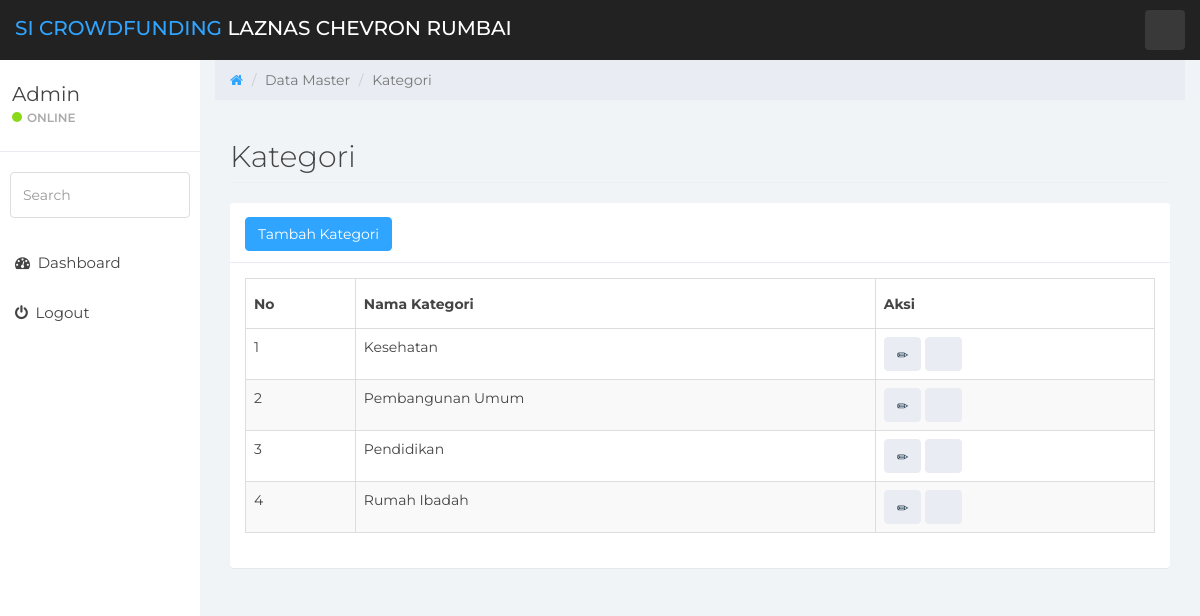
Page /index.php/kategori on the committed database.
### tables this page shows
CREATE TABLE `kategori` (
  `id_kategori` int(11) NOT NULL,
  `nama_kategori` varchar(20) NOT NULL
);

### application/libraries/Template.php (called while the page is built)
<?php if ( ! defined('BASEPATH')) exit('No direct script access allowed');
class Template {
		var $template_data = array();
		function set($name, $value)
		{
			$this->template_data[$name] = $value;
		}
		function load($template = '', $view = '' , $view_data = array(), $return = FALSE)
		{
			$this->CI =& get_instance();
			$this->set('contents', $this->CI->load->view($view, $view_data, TRUE));
			return $this->CI->load->view($template, $this->template_data, $return);
		}
}

### application/controllers/Kategori.php (called while the page is built, shortened)
<?php
class Kategori extends CI_Controller{
    function index(){
        $data['record'] = $this->model_kategori->tampil_data();
        $this->template->load('template','kategori/lihat_data',$data);
    }
}
  ?>

### index.php (called while the page is built, shortened)
<?php
require_once BASEPATH.'core/CodeIgniter.php';

### application/models/Model_kategori.php (called while the page is built, shortened)
<?php
class Model_kategori extends CI_Model{
    function tampil_data(){
        return $this->db->get('kategori');
    }
}
 ?>

### application/views/kategori/lihat_data.php (the view, shortened to what this page needs)
                <div class="row">
                    <ol class="breadcrumb">
		<li><a href="#">
				<em class="fa fa-home"></em>
			</a></li>
		<li class="active">Data Master</li>
		<li class="active">Kategori</li>
	</ol>
                    <div class="col-md-12">
                        <h2 class="page-header">
                           Kategori
                        </h2>
                    </div>
                </div>
                <div class="row">
                    <div class="col-md-12">
                        <div class="panel panel-default">
                            <div class="panel-heading">
                                 <button type="button" class="btn btn-primary" data-toggle="modal" data-target="#exampleModal">
  Tambah Kategori
</button>
                            </div>
                            <div class="panel-body">
                                <div class="table-responsive">
                                    <table class="table table-striped table-bordered table-hover" id="dataTables-example">
                                        <thead>
                                            <tr>
                                                <th>No</th>
                                                <th>Nama Kategori</th>
                                                <th>Aksi</th>
                                            </tr>
                                        </thead>
                                        <tbody>
                                        <?php $no=1; foreach ($record->result() as $r) { ?>
                                            <tr class="gradeU">
                                                <?php
                                                if($r->id_kategori == 1){
                                                    continue;
                                                }
                                                ?>
                                             <td><?php echo $no?></td>
                                               <td><?php echo $r->nama_kategori?></td>
                                                <td class="center">
                                                    <a title="Edit" class="btn btn-default" href="<?php echo site_url('kategori/edit/'.$r->id_kategori);?>"><span class="glyphicon glyphicon-pencil"></span></a>
                                                    <a title="Hapus" class="btn btn-default" href="<?php echo site_url('kategori/delete/'.$r->id_kategori);?>"
                                                       onclick="return confirm('Apakah anda yakin ingin menghapus data ini?')"><span class="glyphicon glyphicon-remove"></span></a>
                                                </td>
                                            </tr>
                                        <?php $no++; } ?>
                                        </tbody>
                                    </table>
                                </div>
                            </div>
                        </div>
                    </div>
                </div>

### assets/css/styles.css (style rules this page uses)
body { background: #f1f4f7; padding-top: 60px; font-size: 14px; color: #444444; font-family: "Montserrat", "Helvetica Neue", Helvetica, Arial, sans-serif; }
a, a:hover, a:focus { color: #30a5ff; }
h1, h2, h3, h4, h5, h6 { color: #444444; }
h2 { font-weight: 300; margin-bottom: 20px; }
.btn-default, .btn-default:hover, .btn-default:focus, .btn-default:active, .btn-default.active, .open > .dropdown-toggle.btn-default, .btn-default.disabled, .btn-default[disabled], fieldset[disabled] .btn-default, .btn-default.disabled:hover, .btn-default[disabled]:hover, fieldset[disabled] .btn-default:hover, .btn-default.disabled:focus, .btn-default[disabled]:focus, fieldset[disabled] .btn-default:focus, .btn-default.disabled:active, .btn-default[disabled]:active, fieldset[disabled] .btn-default:active, .btn-default.disabled.active, .btn-default[disabled].active, fieldset[disabled] .btn-default.active { background-color: #e9ecf2; border-color: #e9ecf2; color: #1b3548; }
.btn-primary, .btn-primary:hover, .btn-primary:focus, .btn-primary:active, .btn-primary.active, .open > .dropdown-toggle.btn-primary, .btn-primary.disabled, .btn-primary[disabled], fieldset[disabled] .btn-primary, .btn-primary.disabled:hover, .btn-primary[disabled]:hover, fieldset[disabled] .btn-primary:hover, .btn-primary.disabled:focus, .btn-primary[disabled]:focus, fieldset[disabled] .btn-primary:focus, .btn-primary.disabled:active, .btn-primary[disabled]:active, fieldset[disabled] .btn-primary:active, .btn-primary.disabled.active, .btn-primary[disabled].active, fieldset[disabled] .btn-primary.active { background-color: #30a5ff; border-color: #30a5ff; }
.panel { border: 0; }
.panel-heading { font-size: 20px; font-weight: 300; letter-spacing: 0.025em; height: 60px; line-height: 38px; }
.panel-default .panel-heading { background: #fff; border-bottom: 1px solid #e9ecf2; color: #444444; }
.breadcrumb { border-radius: 0; padding: 10px 15px 10px 15px; background: #e9ecf2; margin: 0; }
.table { background: #fff; }
.table > thead > tr > th { border-bottom: 1px solid #e6e7e8; vertical-align: middle; height: 50px; }

### application/views/template.php (style rules this page uses)
.row { margin-left: 0; margin-right: 0; }

### rows in the picture
kategori: nama_kategori "Kesehatan"
kategori: nama_kategori "Pembangunan Umum"
kategori: nama_kategori "Pendidikan"
kategori: nama_kategori "Rumah Ibadah"
